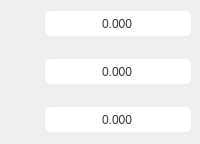
            <widget class="QFrame" name="frame_33">
             <property name="minimumSize">
              <size>
               <width>0</width>
               <height>120</height>
              </size>
             </property>
             <property name="maximumSize">
              <size>
               <width>16777215</width>
               <height>180</height>
              </size>
             </property>
             <property name="frameShape">
              <enum>QFrame::NoFrame</enum>
             </property>
             <property name="frameShadow">
              <enum>QFrame::Raised</enum>
             </property>
             <layout class="QVBoxLayout" name="verticalLayout_8">
              <property name="spacing">
               <number>0</number>
              </property>
              <property name="leftMargin">
               <number>0</number>
              </property>
              <property name="topMargin">
               <number>0</number>
              </property>
              <property name="rightMargin">
               <number>0</number>
              </property>
              <property name="bottomMargin">
               <number>0</number>
              </property>
              <item>
               <widget class="QFrame" name="frame_34">
                <property name="frameShape">
                 <enum>QFrame::NoFrame</enum>
                </property>
                <property name="frameShadow">
                 <enum>QFrame::Raised</enum>
                </property>
                <layout class="QHBoxLayout" name="horizontalLayout_20">
                 <item>
                  <widget class="QLabel" name="label_9">
                   <property name="minimumSize">
                    <size>
                     <width>30</width>
                     <height>30</height>
                    </size>
                   </property>
                   <property name="maximumSize">
                    <size>
                     <width>30</width>
                     <height>30</height>
                    </size>
                   </property>
                   <property name="styleSheet">
                    <string notr="true">background-image: url(:/icons/images/İcons/x_axis.png);
border:none;
background-repeat: no-repeat;
background-position: center;</string>
                   </property>
                   <property name="text">
                    <string/>
                   </property>
                  </widget>
                 </item>
                 <item>
                  <widget class="QLineEdit" name="lineEdit_X_position">
                   <property name="minimumSize">
                    <size>
                     <width>0</width>
                     <height>25</height>
                    </size>
                   </property>
                   <property name="maximumSize">
                    <size>
                     <width>150</width>
                     <height>16777215</height>
                    </size>
                   </property>
                   <property name="layoutDirection">
                    <enum>Qt::LeftToRight</enum>
                   </property>
                   <property name="styleSheet">
                    <string notr="true">QLineEdit{
font: 75 16pt &quot;MS Shell Dlg 2&quot;;
background-color: rgb(255, 255, 255);
color: rgb(49, 51, 50);
border-radius:5px;
border-color:rgb(255, 255, 255);
border-width : 1px;
border-style:inset;
selection-background-color: rgb(0, 0, 0)
}

QLineEdit:hover { 
	border-color:rgb(0, 0, 127);
	border-width : 2px;
	
}
</string>
                   </property>
                   <property name="text">
                    <string>0.000</string>
                   </property>
                   <property name="alignment">
                    <set>Qt::AlignCenter</set>
                   </property>
                  </widget>
                 </item>
                </layout>
               </widget>
              </item>
              <item>
               <widget class="QFrame" name="frame_35">
                <property name="frameShape">
                 <enum>QFrame::NoFrame</enum>
                </property>
                <property name="frameShadow">
                 <enum>QFrame::Raised</enum>
                </property>
                <layout class="QHBoxLayout" name="horizontalLayout_21">
                 <item>
                  <widget class="QLabel" name="label_7">
                   <property name="minimumSize">
                    <size>
                     <width>30</width>
                     <height>30</height>
                    </size>
                   </property>
                   <property name="maximumSize">
                    <size>
                     <width>30</width>
                     <height>30</height>
                    </size>
                   </property>
                   <property name="styleSheet">
                    <string notr="true">background-image: url(:/icons/images/İcons/y_axis.png);
border:none;
background-repeat: no-repeat;
background-position: center;</string>
                   </property>
                   <property name="text">
                    <string/>
                   </property>
                  </widget>
                 </item>
                 <item>
                  <widget class="QLineEdit" name="lineEdit_Y_position">
                   <property name="minimumSize">
                    <size>
                     <width>0</width>
                     <height>25</height>
                    </size>
                   </property>
                   <property name="maximumSize">
                    <size>
                     <width>150</width>
                     <height>16777215</height>
                    </size>
                   </property>
                   <property name="styleSheet">
                    <string notr="true">QLineEdit{
font: 75 16pt &quot;MS Shell Dlg 2&quot;;
background-color: rgb(255, 255, 255);
color: rgb(49, 51, 50);
border-radius:5px;
border-color:rgb(255, 255, 255);
border-width : 1px;
border-style:inset;
selection-background-color: rgb(0, 0, 0)
}

QLineEdit:hover { 
	border-color:rgb(0, 0, 127);
	border-width : 2px;
	
}
</string>
                   </property>
                   <property name="text">
                    <string>0.000</string>
                   </property>
                   <property name="alignment">
                    <set>Qt::AlignCenter</set>
                   </property>
                  </widget>
                 </item>
                </layout>
               </widget>
              </item>
              <item>
               <widget class="QFrame" name="frame_36">
                <property name="frameShape">
                 <enum>QFrame::NoFrame</enum>
                </property>
                <property name="frameShadow">
                 <enum>QFrame::Raised</enum>
                </property>
                <layout class="QHBoxLayout" name="horizontalLayout_22">
                 <item>
                  <widget class="QLabel" name="label_8">
                   <property name="minimumSize">
                    <size>
                     <width>30</width>
                     <height>30</height>
                    </size>
                   </property>
                   <property name="maximumSize">
                    <size>
                     <width>30</width>
                     <height>30</height>
                    </size>
                   </property>
                   <property name="styleSheet">
                    <string notr="true">background-image: url(:/icons/images/İcons/z_axis.png);
border:none;
background-repeat: no-repeat;
background-position: center;</string>
                   </property>
                   <property name="text">
                    <string/>
                   </property>
                  </widget>
                 </item>
                 <item>
                  <widget class="QLineEdit" name="lineEdit_Z_position">
                   <property name="minimumSize">
                    <size>
                     <width>0</width>
                     <height>25</height>
                    </size>
                   </property>
                   <property name="maximumSize">
                    <size>
                     <width>150</width>
                     <height>16777215</height>
                    </size>
                   </property>
                   <property name="styleSheet">
                    <string notr="true">QLineEdit{
font: 75 16pt &quot;MS Shell Dlg 2&quot;;
background-color: rgb(255, 255, 255);
color: rgb(49, 51, 50);
border-radius:5px;
border-color:rgb(255, 255, 255);
border-width : 1px;
border-style:inset;
selection-background-color: rgb(0, 0, 0)
}

QLineEdit:hover { 
	border-color:rgb(0, 0, 127);
	border-width : 2px;
	
}
</string>
                   </property>
                   <property name="text">
                    <string>0.000</string>
                   </property>
                   <property name="alignment">
                    <set>Qt::AlignCenter</set>
                   </property>
                  </widget>
                 </item>
                </layout>
               </widget>
              </item>
             </layout>
            </widget>
